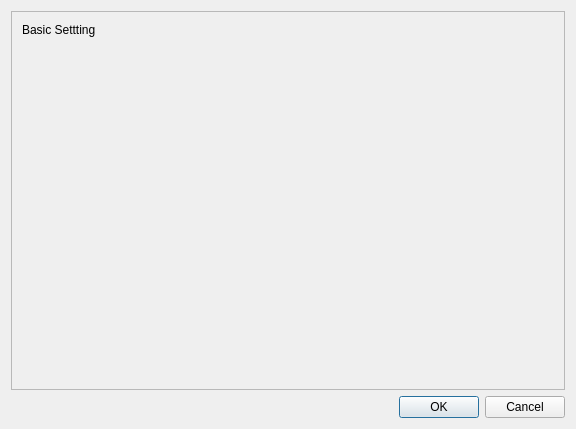
<?xml version="1.0" encoding="UTF-8"?>
<ui version="4.0">
 <class>SettingsDialog</class>
 <widget class="QDialog" name="SettingsDialog">
  <property name="geometry">
   <rect>
    <x>0</x>
    <y>0</y>
    <width>576</width>
    <height>429</height>
   </rect>
  </property>
  <property name="windowTitle">
   <string>Dialog</string>
  </property>
  <layout class="QGridLayout" name="gridLayout">
   <item row="1" column="0">
    <widget class="QDialogButtonBox" name="buttonBox">
     <property name="orientation">
      <enum>Qt::Horizontal</enum>
     </property>
     <property name="standardButtons">
      <set>QDialogButtonBox::Cancel|QDialogButtonBox::Ok</set>
     </property>
    </widget>
   </item>
   <item row="0" column="0">
    <widget class="QScrollArea" name="scrollArea">
     <property name="widgetResizable">
      <bool>true</bool>
     </property>
     <widget class="QWidget" name="scrollAreaWidgetContents">
      <property name="geometry">
       <rect>
        <x>0</x>
        <y>0</y>
        <width>556</width>
        <height>383</height>
       </rect>
      </property>
      <widget class="QLabel" name="label">
       <property name="geometry">
        <rect>
         <x>10</x>
         <y>2</y>
         <width>121</width>
         <height>31</height>
        </rect>
       </property>
       <property name="text">
        <string>Basic Settting</string>
       </property>
      </widget>
     </widget>
    </widget>
   </item>
  </layout>
 </widget>
 <resources/>
 <connections>
  <connection>
   <sender>buttonBox</sender>
   <signal>accepted()</signal>
   <receiver>SettingsDialog</receiver>
   <slot>accept()</slot>
   <hints>
    <hint type="sourcelabel">
     <x>248</x>
     <y>254</y>
    </hint>
    <hint type="destinationlabel">
     <x>157</x>
     <y>274</y>
    </hint>
   </hints>
  </connection>
  <connection>
   <sender>buttonBox</sender>
   <signal>rejected()</signal>
   <receiver>SettingsDialog</receiver>
   <slot>reject()</slot>
   <hints>
    <hint type="sourcelabel">
     <x>316</x>
     <y>260</y>
    </hint>
    <hint type="destinationlabel">
     <x>286</x>
     <y>274</y>
    </hint>
   </hints>
  </connection>
 </connections>
</ui>
